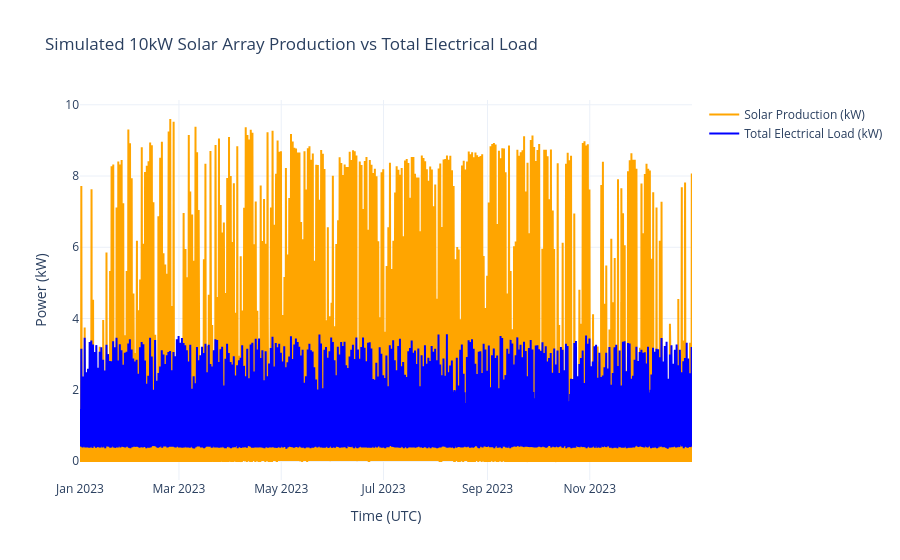

The notebook cell this image was saved under:
### Markdown cell above
## Plot the Results

### Code cell
# Convert simulated AC power from Watts to kilowatts for comparison
ac_power_kw = ac_power / 1000

fig = go.Figure()

# Add Solar Production Trace
fig.add_trace(go.Scatter(
    x=ac_power_kw.index,
    y=ac_power_kw,
    mode='lines',
    name='Solar Production (kW)',
    line=dict(color='orange')
))

# Add Total Electrical Load Trace
fig.add_trace(go.Scatter(
    x=df.index,
    y=df['Total_Electrical_Load_kW'],
    mode='lines',
    name='Total Electrical Load (kW)',
    line=dict(color='blue')
))

# Update layout for better interactivity and labeling
fig.update_layout(
    title='Simulated 10kW Solar Array Production vs Total Electrical Load',
    xaxis_title='Time (UTC)',
    yaxis_title='Power (kW)',
    hovermode='x unified',
    template='plotly_white'
)

fig.show()

### Figure 1 — Plotly figure (JSON) as saved in the notebook; plotly's stock layout.template omitted (floating-point values rounded to 4 significant figures; data arrays with more than 128 entries replaced by an {"elided": "..."} marker saying what was removed)
{"data": [{"line": {"color": "orange"}, "mode": "lines", "name": "Solar Production (kW)", "type": "scatter", "x": {"elided": "8760 str values"}, "y": {"elided": "8760 float values"}}, {"line": {"color": "blue"}, "mode": "lines", "name": "Total Electrical Load (kW)", "type": "scatter", "x": {"elided": "8760 str values"}, "y": {"elided": "8760 float values"}}], "layout": {"hovermode": "x unified", "title": {"text": "Simulated 10kW Solar Array Production vs Total Electrical Load"}, "xaxis": {"title": {"text": "Time (UTC)"}}, "yaxis": {"title": {"text": "Power (kW)"}}}}
